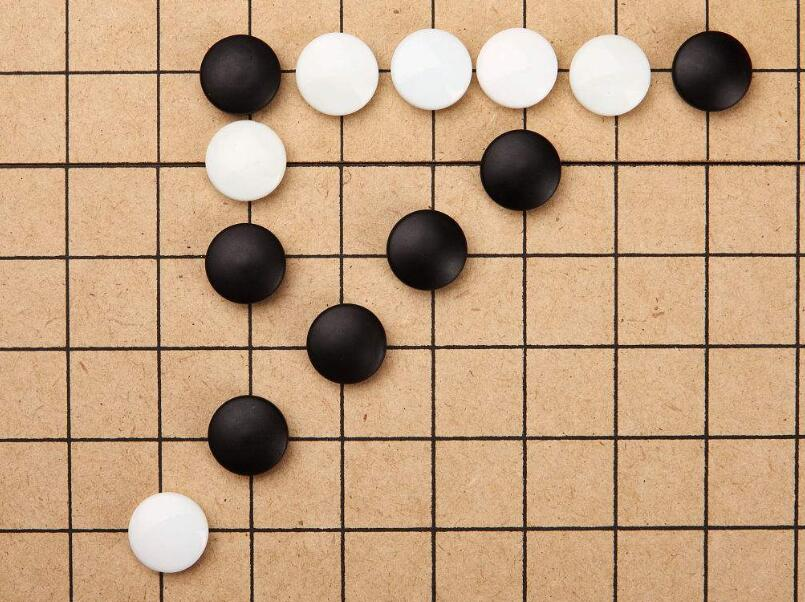
#> input picture book/cheese.jpg, 805 x 602 px
$ python testChese.py
#> lines starting #> are read from the running program, lines starting #| are printed output that depends on the picture; after the words box and inside, x2 and y2 are one past the last pixel; in counts of white or black regions, pixels touching at a corner belong together
# -- coding: utf-8 --
import cv2
import cv2
import numpy as np
from scipy import ndimage

kernel_5x5 = np.array([[-1, -1, -1, -1, -1],
                       [-1, 1, 2, 1, -1],
                       [-1, 2, 4, 2, -1],
                       [-1, 1, 2, 1, -1],
                       [-1, -1, -1, -1, -1]])

img_path="cheese.jpg"

img=cv2.imread(img_path)
#> img is the input picture: shape (602, 805, 3); mean B, G, R 127.4, 159.9, 193.4

# 1、先变灰
gray_img = cv2.cvtColor(img, cv2.COLOR_BGR2GRAY)
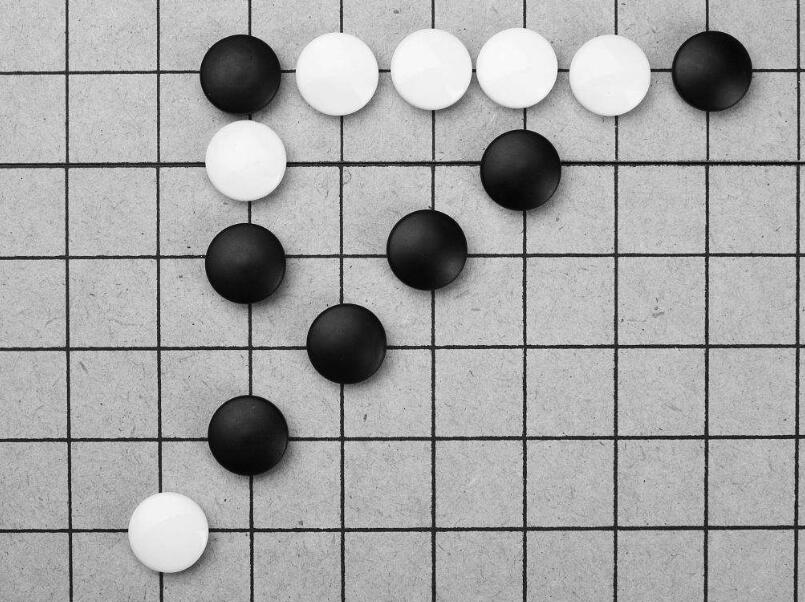
#> gray_img: shape (602, 805); min 1, max 255, mean 166.2
#显示灰度图像
cv2.imshow("gray_img", gray_img)

# # 2、再模糊
# blur_img=cv2.medianBlur(gray_img,9)
# #显示模糊图像
# cv2.imshow("blur_img", blur_img)

# # 2、二值化
ret,binary_img=cv2.threshold(gray_img,20,255,cv2.THRESH_BINARY_INV)
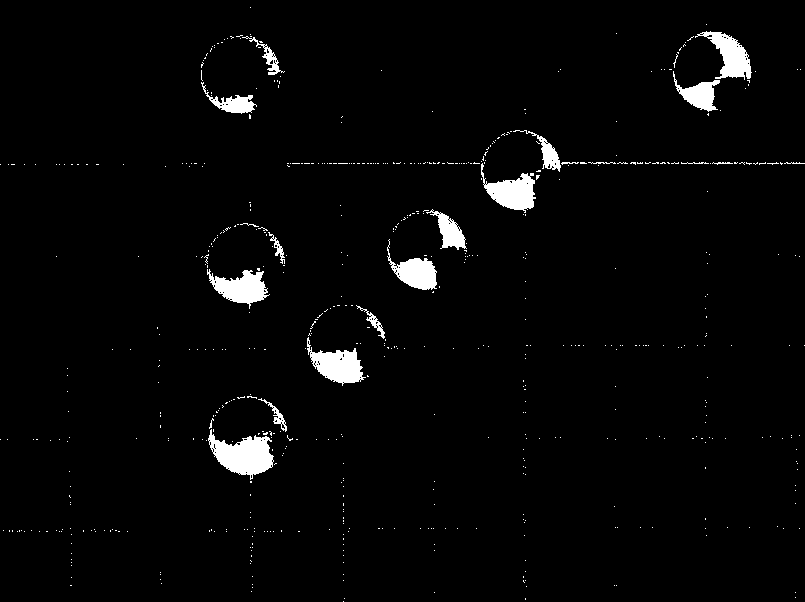
#> binary_img: shape (602, 805); 2.6% white; 612 white regions (592 under 20 px), largest, box (x1, y1, x2, y2) and area: (208, 429, 274, 480) 1823, (307, 337, 366, 386) 1357, (481, 163, 536, 213) 1300
# #显示图像
cv2.imshow("binary_img", binary_img)


# canny查找边缘
canny_img=cv2.Canny(binary_img,50,150)
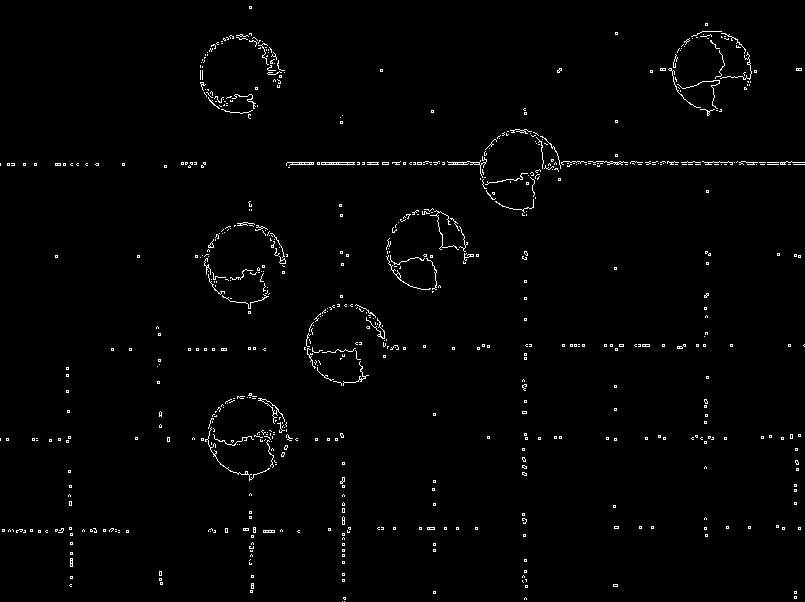
#> canny_img: shape (602, 805); 1.4% white in thin lines or dots
# #显示图像
cv2.imshow("canny_img", canny_img)

# # 再模糊
# blur_img=cv2.medianBlur(binary_img,3)
# #显示模糊图像
# cv2.imshow("blur_img", blur_img)

# circles = cv2.HoughCircles(binary_img, cv2.HOUGH_GRADIENT, 1, 127, param1=100, param2 = 30, minRadius = 0,  maxRadius = 0)
# circles = np.uint16(np.around(circles))
#
# for i in circles[0,:]:
#     # 画圈
#     # draw the outer circle
#     cv2.circle(img, (i[0], i[1]), i[2],(0, 255, 0),2)
#
#     print('这是半径：'+str(i[2]))
#
#     # 画中心点
#     # draw the center of the circle
#     cv2.circle(img, (i[0], i[1]), 2, (255, 0,0), 3)


# #以灰度的方式加载图片
# img = cv2.imread(img_path, 0)
# # cv2.imshow("gray_img", img)
#
# k5 = ndimage.convolve(img, kernel_5x5)
#
# #使用OpenCV 模糊滤波函数
# blurred = cv2.GaussianBlur(img, (11, 11), 0)
# cv2.imshow("blurred", blurred)
#
# cv2.imshow("5x5", k5)
#
# g_hpf = img - blurred
# # 灰度图-高通滤波
# g_hpf = img - blurred
# cv2.imshow("g_hpf", g_hpf)

# cv2.imshow("HoughCircles", img)
cv2.waitKey()
cv2.destroyAllWindows()
